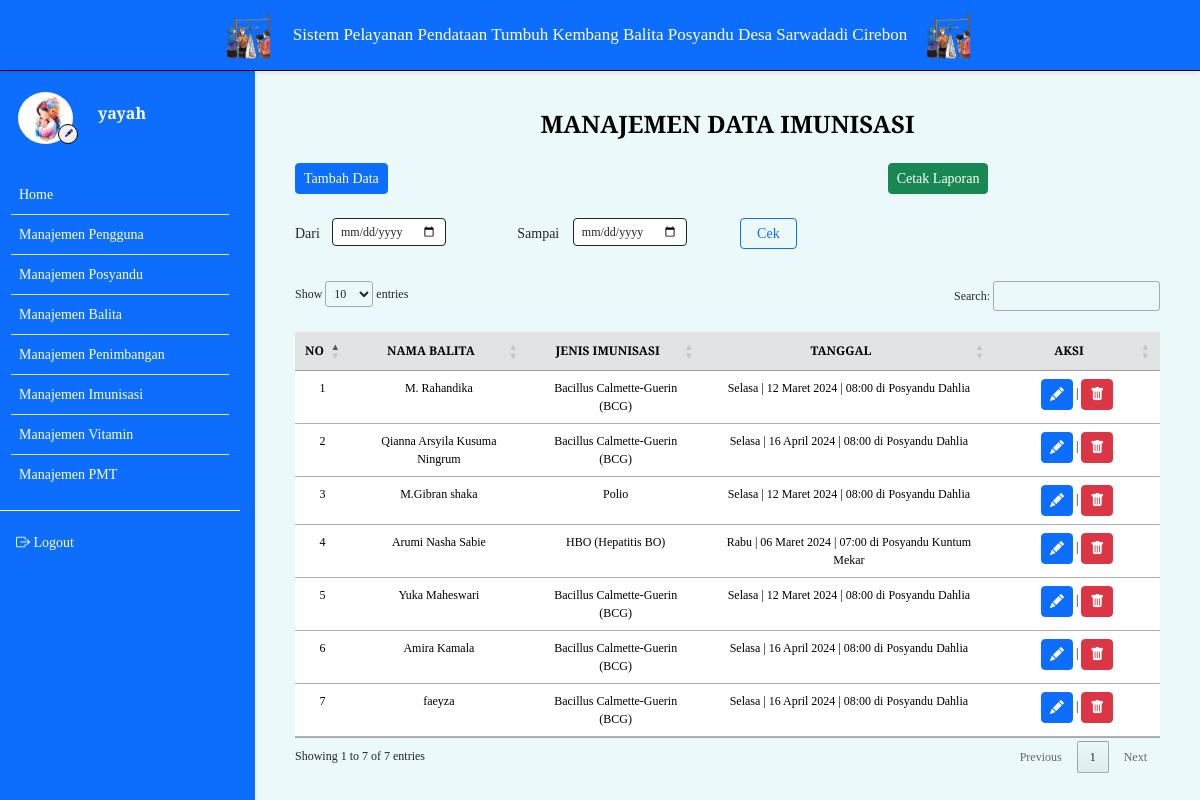
The page /imunisasi/index.php (signed in) on the database its author committed.
### tables this page shows
CREATE TABLE `user` (
  `id_user` int(11) NOT NULL,
  `username` varchar(45) NOT NULL,
  `password` varchar(100) NOT NULL,
  `nama` varchar(50) NOT NULL,
  `alamat` text NOT NULL,
  `noTelp` varchar(15) NOT NULL,
  `role` varchar(10) NOT NULL
);

CREATE TABLE `imunisasi` (
  `id_imunisasi` int(11) NOT NULL,
  `id_balita` int(11) NOT NULL,
  `idjadwal` int(11) NOT NULL,
  `jenis_imunisasi` varchar(50) NOT NULL
);

CREATE TABLE `balita` (
  `id_balita` int(11) NOT NULL,
  `id_user` int(11) NOT NULL,
  `idposyandu` int(11) NOT NULL,
  `nama_ayah` varchar(50) NOT NULL,
  `nama_balita` varchar(100) NOT NULL,
  `nik_balita` varchar(50) NOT NULL,
  `tempat_lahir` varchar(50) NOT NULL,
  `tanggal_lahir` datetime NOT NULL,
  `jenis_kelamin` varchar(30) NOT NULL
);

CREATE TABLE `jdw_posyandu` (
  `idjadwal` int(11) NOT NULL,
  `idposyandu` int(11) NOT NULL,
  `jadwal` datetime NOT NULL
);

CREATE TABLE `posyandu` (
  `id_posyandu` int(11) NOT NULL,
  `nama_posyandu` varchar(50) NOT NULL,
  `alamat_posyandu` varchar(100) NOT NULL
);

### controller/mainController.php (called while the page is built, shortened)
<?php
$conn = mysqli_connect("localhost", "root", "", "posyandu");
function query($query)
{
    global $conn;
    $result = mysqli_query($conn, $query);
    $rows = [];
    while ($row = mysqli_fetch_assoc($result)) {
        $rows[] = $row;
    }
    return $rows;
}
function generateRandomKey()
{
    $keyLength = 32;
    $randomBytes = openssl_random_pseudo_bytes($keyLength, $strong);
    if (!$strong) {
        $randomBytes = random_bytes($keyLength);
    }
    return base64_encode($randomBytes);
}
function enkripsi($kata)
{
    $key = generateRandomKey();
    $string = openssl_encrypt($kata, 'AES-256-CBC', $key, 0, substr($key, 0, 16));
    $hasilEnkripsi = base64_encode($key . $string);
    return $hasilEnkripsi;
}
function dekripsi($kata)
{
    $string = base64_decode($kata);
    $key = substr($string, 0, 44);
    $enkripsi = substr($string, 44);
    $hasil = openssl_decrypt($enkripsi, 'AES-256-CBC', $key, 0, substr($key, 0, 16));
    return $hasil;
}
function cari_user() {
    $id = dekripsi($_COOKIE['posyandu']);
    $user = query("SELECT * FROM user WHERE id_user = $id")[0];
    return $user;
}
function translate($kata) {
    $hari_inggris = ['Sunday', 'Monday', 'Tuesday', 'Wednesday', 'Thursday', 'Friday', 'Saturday'];
    $hari_indo = ['Minggu', 'Senin', 'Selasa', 'Rabu', 'Kamis', 'Jumat', 'Sabtu'];
    $bulan_inggris = ['January', 'February', 'March', 'April', 'May', 'June', 'July', 'August', 'September', 'October', 'November', 'December'];
    $bulan_indo = ['Januari', 'Februari', 'Maret', 'April', 'Mei', 'Juni', 'Juli', 'Agustus', 'September', 'Oktober', 'November', 'Desember'];
    $ganti_hari = str_replace($hari_inggris, $hari_indo, $kata);
    $ganti_bulan = str_replace($bulan_inggris, $bulan_indo, $ganti_hari);
    return $ganti_bulan;
}
function cari_tanggal($tanggal, $format) {
    $waktu_convert = strtotime($tanggal);
    $jadwal_convert = date($format, $waktu_convert);
    $jadwal = translate($jadwal_convert);
    return $jadwal;
}
?>

### imunisasi/index.php (the view, shortened to what this page needs)
<?php
require_once '../controller/imunisasiController.php';
if (isset($_GET['cek_tanggal']) && ($_GET['dari'] != "" && $_GET['sampai'] != "")) {
    $imunisasi = cari_imunisasi($_GET);
} else {
    $imunisasi = query("SELECT * FROM imunisasi ORDER BY id_balita ASC");
}
?>
<!DOCTYPE html>
<html lang="en">
<head>
    <link href="https://cdn.jsdelivr.net/npm/bootstrap@5.3.2/dist/css/bootstrap.min.css" rel="stylesheet"
 />
    <link rel="stylesheet" href="https://cdn.jsdelivr.net/npm/bootstrap-icons@1.9.1/font/bootstrap-icons.css" />
    <link rel="stylesheet" href="https://cdn.datatables.net/1.13.4/css/jquery.dataTables.min.css">
    <link rel="stylesheet" href="../style.css">
</head>
<body>
    <nav class="navbar bg-body-tertiary p-0">
        <div class="container-fluid justify-content-center p-3">
            <?php
            require_once('../navbar/navbar_admin.php');
            ?>
        </div>
    </nav>
    <div class="main-container m-0">
        <div class="d-flex">
            <?php
            require_once('../navbar/sidebar.php');
            ?>
            <div class="contents">
                <h4 class="text-center fw-bold" style="color: black;">MANAJEMEN DATA IMUNISASI</h4>
                <div class="mt-4">
                    <div class="row justify-content-between">
                        <div class="col-4">
                            <button class="btn btn-sm btn-primary" data-bs-toggle="modal" data-bs-target="#imun">
                                Tambah Data
                            </button>
                        </div>
                        <div class="col-4">
                            <button class="btn btn-sm btn-success" type="button" data-bs-toggle="modal"
                                data-bs-target="#cetak">
                                Cetak Laporan
                            </button>
                        </div>
                    </div>
                    <form action="" method="get">
                        <div class="filter mt-4">
                            <div class="row">
                                <div class="col-3">
                                    <div class="mb-3 row">
                                        <label for="dari" class="col-sm-2 col-form-label col-form-label-sm">Dari</label>
                                        <div class="col-sm-auto">
                                            <input type="date" class="form-control form-control-sm" id="dari"
                                                name="dari" style="border: solid 1px;">
                                        </div>
                                    </div>
                                </div>
                                <div class="col-3">
                                    <div class="mb-3 row">
                                        <label for="sampai"
                                            class="col-sm-3 col-form-label col-form-label-sm">Sampai</label>
                                        <div class="col-sm-auto">
                                            <input type="date" class="form-control form-control-sm" id="sampai"
                                                name="sampai" style="border: solid 1px;">
                                        </div>
                                    </div>
                                </div>
                                <div class="col-5">
                                    <button type="submit" name="cek_tanggal"
                                        class="btn btn-sm btn-outline-primary col-sm-2">Cek</button>
                                </div>
                            </div>
                        </div>
                    </form>
                </div>
                <div class="mt-3">
                    <table id="example" class="table table-hover text-center">
                        <thead>
                            <tr class="table-secondary">
                                <th class="text-center" scope="col">NO</th>
                                <th class="text-center" scope="col">NAMA BALITA</th>
                                <th class="text-center" scope="col">JENIS IMUNISASI</th>
                                <th class="text-center" scope="col">TANGGAL</th>
                                <th class="text-center" scope="col" style="width: 130px;">AKSI</th>
                            </tr>
                        </thead>
                        <tbody>
                            <?php
                            $i = 1;
                            foreach ($imunisasi as $imun):
                                $id_balita = $imun['id_balita'];
                                $data_balita = query("SELECT * FROM balita WHERE id_balita = $id_balita")[0];
                                $id_jadwal = $imun['idjadwal'];
                                $data_jadwal = query("SELECT * FROM jdw_posyandu WHERE idjadwal = $id_jadwal")[0];
                                $id_posyandu = $data_jadwal['idposyandu'];
                                $data_posyandu = query("SELECT * FROM posyandu WHERE id_posyandu = $id_posyandu")[0];
                                $jadwal = cari_tanggal($data_jadwal['jadwal'], 'l | d F Y | H:i');
                                ?>
                                    <tr>
                                        <td>
                                            <?= $i; ?>
                                        </td>
                                        <td>
                                            <?= $data_balita['nama_balita']; ?>
                                        </td>
                                        <td>
                                            <?= $imun['jenis_imunisasi']; ?>
                                        </td>
                                        <td>
                                            <?= $jadwal; ?> di Posyandu
                                            <?= $data_posyandu['nama_posyandu']; ?>
                                        </td>
                                        <td>
                                            <form class="d-inline" action="edit.php?id=<?= enkripsi($imun['id_imunisasi']); ?>"
                                                method="post">
                                                <button class="btn btn-sm btn-primary"><i
                                                        class="bi bi-pencil-fill"></i></button>
                                            </form>
                                            |
                                            <a class="delete bg-danger" id="delete"
                                                onclick="deleteImunisasi(<?= $imun['id_imunisasi']; ?>)">
                                                <button class="btn btn-sm btn-danger"><i class="bi bi-trash-fill"></i></button>
                                            </a>
                                        </td>
                                    </tr>
                                    <?php
                                    $i++;
                            endforeach;
                            ?>
                        </tbody>
                    </table>
                </div>
            </div>
        </div>
    </div>
</body>
</html>

### navbar/sidebar.php (shortened to what this page needs)
<?php
require_once '../controller/mainController.php';
$user = cari_user();
?>
<div class="sidebar bg-primary" id="side_nav">
    <div class="content-side">
        <div class="profil">
            <div class="row d-flex align-items-center">
                <div class="col-sm-5 me-0">
                    <img src="../image/img6.jpg" class="rounded-circle" alt="profi">
                    <a href="../profil">
                        <button class="rounded-circle"><i class="bi bi-pencil-fill"></i></button>
                    </a>
                </div>
                <div class="col-sm-7 m-0">
                    <h6 class="fw-bold text-white">
                        <?= $user['nama']; ?>
                    </h6>
                </div>
            </div>
        </div>
        <div class="">
            <ul class="list-group list-group-flush pt-4 fw-medium">
                <li class="list-group-item">
                    <a href="../admin" class="text-decoration-none d-block">
                        <span>Home</span>
                    </a>
                </li>
                <li class="list-group-item">
                    <a href="../pengguna" class="text-decoration-none d-block">
                        <span>Manajemen Pengguna</span>
                    </a>
                </li>
                <li class="list-group-item">
                    <a href="../dataPosyandu" class="text-decoration-none d-block">
                        <span>Manajemen Posyandu</span>
                    </a>
                </li>
                <li class="list-group-item">
                    <a href="../balita" class="text-decoration-none d-block">
                        <span>Manajemen Balita</span>
                    </a>
                </li>
                <li class="list-group-item">
                    <a href="../penimbangan" class="text-decoration-none d-block">
                        <span>Manajemen Penimbangan</span>
                    </a>
                </li>
                <li class="list-group-item">
                    <a href="../imunisasi" class="text-decoration-none d-block">
                        <span>Manajemen Imunisasi</span>
                    </a>
                </li>
                <li class="list-group-item">
                    <a href="../vitamin" class="text-decoration-none d-block">
                        <span>Manajemen Vitamin</span>
                    </a>
                </li>
                <li class="list-group-item">
                    <a href="../pmt" class="text-decoration-none d-block">
                        <span>Manajemen PMT</span>
                    </a>
                </li>
            </ul>
        </div>
        <hr class="hr-color">
        <ul class="list-unstyled fw-medium pb-5">
            <li>
                <a href="../logout.php" class="text-decoration-none d-block">
                    <i class="bi bi-box-arrow-right"></i>
                    <span>Logout</span>
                </a>
            </li>
        </ul>
    </div>
</div>

### style.css (style rules this page uses)
* { font-family: "Merriweather", serif; }
body { font-family: sans-serif; background: #ebf9fb; }
.contents .dataTables_wrapper, .contents .filter input, .contents table.dataTable { font-size: 12px; }
.content, .contents { min-height: 100vh; width: 100%; }
.contents { margin: 100px 0; padding: 10px 40px; }
.navbar { z-index: 1; display: flex; position: fixed; width: 100%; border-bottom: 1px solid black; }
.sidebar { min-width: 255px; max-width: 255px; transition: all ease-in 0.3s; min-height: 100vh; }
hr.hr-color { color: white; opacity: 1; }
.sidebar ul { padding: 0 11px; }
.sidebar li a { color: white; padding: 5px; font-size: 14px; margin-left: 0; }
.sidebar .list-group-item { padding: 4px 3px; }
.sidebar .list-group-item { background-color: transparent; }
.content-side { position: fixed; margin-top: 60px; width: 240px; }
.sidebar .profil { padding-top: 25px; }
.sidebar .profil img { width: 55px; height: 66px; padding: 7px 0; display: block; transition: all ease-in 0.3s; object-fit: cover; }
.sidebar .profil button { border: 1px solid black; position: absolute; margin-top: -27px; margin-left: 61px; width: 20px; height: 20px; }
.sidebar .profil a button { margin-left: 40px; }
.sidebar .profil .d-flex .col-sm-5 { padding-left: 30px; padding-right: 0; }
.sidebar .profil .d-flex .col-sm-7 { padding: 0; }
.sidebar .profil button i { font-size: 8px; color: #272247; margin-top: -6px; margin-left: -3px; position: absolute; }

### rows shown on the page
user: nama "yayah"
imunisasi: id_balita.nama_balita "M. Rahandika", jenis_imunisasi "Bacillus Calmette-Guerin (BCG)", idjadwal.jadwal "Selasa | 12 Maret 2024 | 08:00", posyandu.nama_posyandu "Dahlia"
imunisasi: id_balita.nama_balita "Qianna Arsyila Kusuma Ningrum", jenis_imunisasi "Bacillus Calmette-Guerin (BCG)", idjadwal.jadwal "Selasa | 16 April 2024 | 08:00", posyandu.nama_posyandu "Dahlia"
imunisasi: id_balita.nama_balita "M.Gibran shaka", jenis_imunisasi "Polio", idjadwal.jadwal "Selasa | 12 Maret 2024 | 08:00", posyandu.nama_posyandu "Dahlia"
imunisasi: id_balita.nama_balita "Arumi Nasha Sabie", jenis_imunisasi "HBO (Hepatitis BO)", idjadwal.jadwal "Rabu | 06 Maret 2024 | 07:00", posyandu.nama_posyandu "Kuntum Mekar"
imunisasi: id_balita.nama_balita "Yuka Maheswari", jenis_imunisasi "Bacillus Calmette-Guerin (BCG)", idjadwal.jadwal "Selasa | 12 Maret 2024 | 08:00", posyandu.nama_posyandu "Dahlia"
imunisasi: id_balita.nama_balita "Amira Kamala", jenis_imunisasi "Bacillus Calmette-Guerin (BCG)", idjadwal.jadwal "Selasa | 16 April 2024 | 08:00", posyandu.nama_posyandu "Dahlia"
imunisasi: id_balita.nama_balita "faeyza", jenis_imunisasi "Bacillus Calmette-Guerin (BCG)", idjadwal.jadwal "Selasa | 16 April 2024 | 08:00", posyandu.nama_posyandu "Dahlia"
